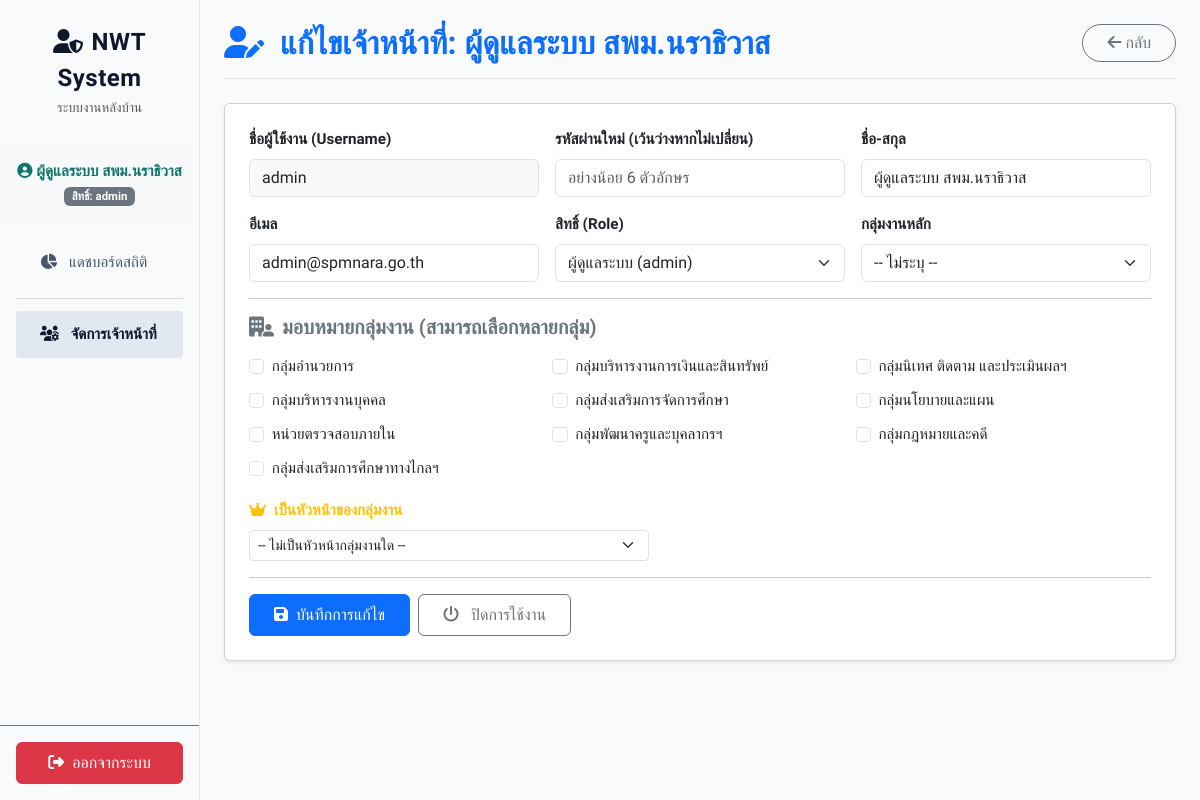
The app's page /admin/officer/edit?id=1 (signed in) with its own data.
### tables this page shows
CREATE TABLE IF NOT EXISTS `officers` (
    `id`            INT AUTO_INCREMENT PRIMARY KEY,
    `username`      VARCHAR(50)  NOT NULL UNIQUE,
    `password_hash` VARCHAR(255) NOT NULL,
    `name`          VARCHAR(255) NOT NULL,
    `email`         VARCHAR(255) NOT NULL UNIQUE,
    `role`          VARCHAR(50)  NOT NULL DEFAULT 'staff',
    `department_id` INT          NULL,
    `active`        TINYINT(1)   DEFAULT 1,
    `created_at`    TIMESTAMP    DEFAULT CURRENT_TIMESTAMP,
    CONSTRAINT `fk_officers_department` FOREIGN KEY (`department_id`) REFERENCES `departments` (`id`) ON DELETE SET NULL
);

CREATE TABLE IF NOT EXISTS `roles` (
    `id`          INT AUTO_INCREMENT PRIMARY KEY,
    `code`        VARCHAR(50)  NOT NULL UNIQUE,
    `name_th`     VARCHAR(255) NOT NULL,
    `description` TEXT         NULL,
    `is_system`   TINYINT(1)   DEFAULT 0,
    `active`      TINYINT(1)   DEFAULT 1,
    `created_at`  TIMESTAMP    DEFAULT CURRENT_TIMESTAMP
);

CREATE TABLE IF NOT EXISTS `departments` (
    `id`          INT AUTO_INCREMENT PRIMARY KEY,
    `code`        VARCHAR(20)  NOT NULL UNIQUE,
    `name_th`     VARCHAR(255) NOT NULL,
    `name_en`     VARCHAR(255) NULL,
    `description` TEXT         NULL,
    `active`      TINYINT(1)   DEFAULT 1,
    `sort_order`  INT          DEFAULT 0,
    `created_at`  TIMESTAMP    DEFAULT CURRENT_TIMESTAMP,
    `updated_at`  TIMESTAMP    DEFAULT CURRENT_TIMESTAMP ON UPDATE CURRENT_TIMESTAMP
);

### public_html/controllers/OfficerController.php (called while the page is built, shortened)
<?php
class OfficerController {
    public function edit() {
        try {
            $id = (int)($_GET['id'] ?? 0);
            $officer = Officer::findById($id);
            $departments = Department::getAll(true);
            $roles = Role::getAll(true);
            $officerDepartments = Officer::getDepartments($id);
            $editMode = true;
            include dirname(__DIR__) . '/views/admin/officer_form.php';
        } catch (Exception $e) {
            http_response_code(404);
            throw new Exception("เกิดข้อผิดพลาด: " . $e->getMessage());
        }
    }
}

### public_html/models/Officer.php (called while the page is built, shortened)
<?php
class Officer {
    public static function findById($id) {
        $db = Database::getConnection();
        $stmt = $db->prepare("
            SELECT o.*, d.name_th AS department_name, d.code AS department_code
            FROM officers o
            LEFT JOIN departments d ON o.department_id = d.id
            WHERE o.id = ? LIMIT 1
        ");
        $stmt->bind_param("i", $id);
        if (!$stmt->execute()) {
            throw new Exception("Execute statement failed: " . $stmt->error);
        }
        $result = $stmt->get_result();
        $row = $result->fetch_assoc();
        return $row ?: null;
    }
    public static function getDepartments($officerId) {
        $db = Database::getConnection();
        $stmt = $db->prepare("
            SELECT d.*, od.is_head, od.assigned_at
            FROM departments d
            JOIN officer_departments od ON d.id = od.department_id
            WHERE od.officer_id = ?
            ORDER BY d.sort_order ASC
        ");
        $stmt->bind_param("i", $officerId);
        if (!$stmt->execute()) {
            throw new Exception("Execute statement failed: " . $stmt->error);
        }
        $result = $stmt->get_result();
        $departments = [];
        return $departments;
    }
}

### public_html/models/Role.php (called while the page is built, shortened)
<?php
class Role {
    public static function getAll($activeOnly = false) {
        $db = Database::getConnection();
        $sql = "SELECT r.*,
                (SELECT COUNT(*) FROM officers o WHERE o.role = r.code) AS officer_count
                FROM roles r";
        if ($activeOnly) {
            $sql .= " WHERE r.active = 1";
        }
        $sql .= " ORDER BY r.id ASC";
        $result = $db->query($sql);
        $roles = [];
        while ($row = $result->fetch_assoc()) {
            $roles[] = $row;
        }
        return $roles;
    }
}

### public_html/models/Department.php (called while the page is built, shortened)
<?php
class Department {
    public static function getAll($activeOnly = false) {
        $db = Database::getConnection();
        $sql = "SELECT d.*,
                (SELECT COUNT(*) FROM officer_departments od WHERE od.department_id = d.id) AS officer_count,
                (SELECT COUNT(*) FROM request_types rt WHERE rt.department_id = d.id) AS service_count
                FROM departments d";
        if ($activeOnly) {
            $sql .= " WHERE d.active = 1";
        }
        $sql .= " ORDER BY d.sort_order ASC, d.name_th ASC";
        $result = $db->query($sql);
        $departments = [];
        while ($row = $result->fetch_assoc()) {
            $departments[] = $row;
        }
        return $departments;
    }
}

### public_html/views/admin/officer_form.php (the view, shortened to what this page needs)
<!DOCTYPE html>
<html lang="th">
<head>
    <link href="https://cdn.jsdelivr.net/npm/bootstrap@5.3.0/dist/css/bootstrap.min.css" rel="stylesheet">
    <link href="https://cdnjs.cloudflare.com/ajax/libs/font-awesome/6.4.0/css/all.min.css" rel="stylesheet">
    <link href="<?= \App\Config\Config::SITE_URL ?>/assets/css/style.css" rel="stylesheet">
</head>
<body>
    <div class="container-fluid">
        <div class="row">
            <div class="col-md-3 col-lg-2 px-0 admin-sidebar d-flex flex-column">
                <div class="p-4 border-bottom border-light text-center">
                    <span class="fs-4 brand-text d-block fw-bold"><i class="fa-solid fa-user-shield me-2"></i>NWT System</span>
                    <span class="text-muted small">ระบบงานหลังบ้าน</span>
                </div>
                <div class="p-3 text-dark border-bottom border-light bg-light text-center">
                    <div class="fw-bold text-dark-green"><i class="fa-solid fa-circle-user me-1"></i><?= esc($_SESSION['officer_name']) ?></div>
                    <span class="badge bg-secondary small mt-1">สิทธิ์: <?= esc($_SESSION['officer_role']) ?></span>
                </div>
                <div class="p-3 flex-grow-1">
                    <nav class="nav flex-column gap-2">
                        <a href="<?= \App\Config\Config::SITE_URL ?>/admin/dashboard" class="admin-sidebar-link"><i class="fa-solid fa-chart-pie me-2"></i> แดชบอร์ดสถิติ</a>
                        <hr class="my-1 border-secondary opacity-25">
                        <a href="<?= \App\Config\Config::SITE_URL ?>/admin/officers" class="admin-sidebar-link active"><i class="fa-solid fa-users-gear me-2"></i> จัดการเจ้าหน้าที่</a>
                    </nav>
                </div>
                <div class="p-3 border-top border-secondary">
                    <a href="<?= \App\Config\Config::SITE_URL ?>/admin/logout" class="btn btn-danger w-100 py-2"><i class="fa-solid fa-right-from-bracket me-2"></i>ออกจากระบบ</a>
                </div>
            </div>
            <div class="col-md-9 col-lg-10 py-4 px-md-4">
                <div class="d-flex justify-content-between align-items-center mb-4 border-bottom pb-3">
                    <div>
                        <h2 class="fw-bold mb-0 text-primary">
                            <i class="fa-solid fa-<?= $editMode ? 'user-pen' : 'user-plus' ?> me-2"></i>
                            <?= $editMode ? 'แก้ไขเจ้าหน้าที่: ' . esc($officer['name']) : 'เพิ่มเจ้าหน้าที่ใหม่' ?>
                        </h2>
                    </div>
                    <a href="<?= \App\Config\Config::SITE_URL ?>/admin/officers" class="btn btn-outline-secondary rounded-pill px-4">
                        <i class="fa-solid fa-arrow-left me-1"></i>กลับ
                    </a>
                </div>
                <div class="card shadow-sm">
                    <div class="card-body p-4">
                        <form method="POST">
                            <div class="row g-3">
                                <div class="col-md-4">
                                    <label class="form-label fw-bold">ชื่อผู้ใช้งาน (Username)</label>
                                    <?php if ($editMode): ?>
                                    <input type="text" class="form-control bg-light" value="<?= esc($officer['username']) ?>" disabled>
                                    <?php else: ?>
                                    <input type="text" name="username" class="form-control" required placeholder="username">
                                    <?php endif; ?>
                                </div>
                                <div class="col-md-4">
                                    <label class="form-label fw-bold"><?= $editMode ? 'รหัสผ่านใหม่ (เว้นว่างหากไม่เปลี่ยน)' : 'รหัสผ่าน' ?></label>
                                    <input type="password" name="password" class="form-control" <?= $editMode ? '' : 'required' ?> minlength="6" placeholder="อย่างน้อย 6 ตัวอักษร">
                                </div>
                                <div class="col-md-4">
                                    <label class="form-label fw-bold">ชื่อ-สกุล</label>
                                    <input type="text" name="name" class="form-control" required value="<?= esc($officer['name'] ?? '') ?>">
                                </div>
                                <div class="col-md-4">
                                    <label class="form-label fw-bold">อีเมล</label>
                                    <input type="email" name="email" class="form-control" required value="<?= esc($officer['email'] ?? '') ?>">
                                </div>
                                <div class="col-md-4">
                                    <label class="form-label fw-bold">สิทธิ์ (Role)</label>
                                    <select name="role" class="form-select" required>
                                        <?php foreach ($roles as $r): ?>
                                        <option value="<?= esc($r['code']) ?>" <?= (($officer['role'] ?? 'staff') === $r['code']) ? 'selected' : '' ?>>
                                            <?= esc($r['name_th']) ?> (<?= esc($r['code']) ?>)
                                        </option>
                                        <?php endforeach; ?>
                                    </select>
                                </div>
                                <div class="col-md-4">
                                    <label class="form-label fw-bold">กลุ่มงานหลัก</label>
                                    <select name="department_id" class="form-select">
                                        <option value="">-- ไม่ระบุ --</option>
                                    </select>
                                </div>
                            </div>
                            <hr>
                            <h5 class="fw-bold text-secondary mb-3"><i class="fa-solid fa-building-user me-2"></i>มอบหมายกลุ่มงาน (สามารถเลือกหลายกลุ่ม)</h5>
                            <?php
                                $assignedDeptIds = array_column($officerDepartments, 'id');
                            ?>
                            <div class="row g-2 mb-3">
                                <?php foreach ($departments as $d): ?>
                                <div class="col-md-4">
                                    <div class="form-check">
                                        <input class="form-check-input" type="checkbox" name="departments[]" value="<?= $d['id'] ?>"
                                               id="dept_<?= $d['id'] ?>" <?= in_array($d['id'], $assignedDeptIds) ? 'checked' : '' ?>>
                                        <label class="form-check-label" for="dept_<?= $d['id'] ?>"><?= esc($d['name_th']) ?></label>
                                    </div>
                                </div>
                                <?php endforeach; ?>
                            </div>
                            <div class="mb-3">
                                <label class="form-label fw-bold text-warning"><i class="fa-solid fa-crown me-2"></i>เป็นหัวหน้าของกลุ่มงาน</label>
                                <select name="head_department_id" class="form-select form-select-sm" style="max-width: 400px;">
                                    <option value="">-- ไม่เป็นหัวหน้ากลุ่มงานใด --</option>
                                </select>
                            </div>
                            <hr>
                            <div class="d-flex gap-2">
                                <button type="submit" class="btn btn-primary px-4 py-2">
                                    <i class="fa-solid fa-save me-2"></i><?= $editMode ? 'บันทึกการแก้ไข' : 'สร้างเจ้าหน้าที่' ?>
                                </button>
                                <?php if ($editMode): ?>
                                </form>
                                <form method="POST">
                                    <button type="submit" class="btn btn-outline-secondary px-4 py-2">
                                        <i class="fa-solid fa-power-off me-2"></i>
                                        <?= (isset($officer['active']) && $officer['active']) ? 'ปิดการใช้งาน' : 'เปิดการใช้งาน' ?>
                                    </button>
                                </form>
                                <?php else: ?>
                                </form>
                                <?php endif; ?>
                            </div>
                    </div>
                </div>
            </div>
        </div>
</body>
</html>

### public_html/assets/css/style.css (style rules this page uses)
:root { --primary: #0f766e; --primary-light: #14b8a6; --primary-dark: #115e59; --secondary: #f59e0b; --success: #10b981; --danger: #ef4444; --warning: #f59e0b; --info: #0ea5e9; --bg-light: #f8fafc; --bg-card: #ffffff; --text-main: #1e293b; --text-muted: #64748b; --border-color: #e2e8f0; --radius-sm: 8px; --radius-md: 12px; --radius-lg: 20px; --shadow-sm: 0 1px 3px 0 rgb(0 0 0 / 0.05); --shadow-md: 0 4px 6px -1px rgb(0 0 0 / 0.05), 0 2px 4px -2px rgb(0 0 0 / 0.05); --shadow-lg: 0 10px 25px -5px rgb(0 0 0 / 0.05), 0 8px 10px -6px rgb(0 0 0 / 0.05); }
body { font-family: 'Sarabun', 'Outfit', sans-serif; background-color: var(--bg-light); color: var(--text-main); overflow-x: hidden; font-size: 0.95rem; }
.brand-text { font-weight: 700; letter-spacing: 0.5px; color: #0f172a !important; }
.admin-sidebar { background-color: #f8fafc; color: #1e293b; min-height: auto; box-shadow: none; border-right: none; border-bottom: 1px solid var(--border-color); }
@media (min-width: 768px) { .admin-sidebar { min-height: 100vh; border-right: 1px solid var(--border-color); border-bottom: none; } }
.admin-sidebar-link { color: #475569; display: block; padding: 0.75rem 1.5rem; text-decoration: none; transition: all 0.2s ease; border-radius: 4px; }
.admin-sidebar-link:hover, .admin-sidebar-link.active { background-color: #e2e8f0; color: #0f172a; font-weight: 600; }
.text-dark-green { color: var(--primary); }

### records on screen
officers: name "ผู้ดูแลระบบ สพม.นราธิวาส", username "admin", email "admin@spmnara.go.th", role "ผู้ดูแลระบบ (admin)"
departments: name_th "กลุ่มอำนวยการ"
departments: name_th "กลุ่มบริหารงานการเงินและสินทรัพย์"
departments: name_th "กลุ่มนิเทศ ติดตาม และประเมินผลฯ"
departments: name_th "กลุ่มบริหารงานบุคคล"
departments: name_th "กลุ่มส่งเสริมการจัดการศึกษา"
departments: name_th "กลุ่มนโยบายและแผน"
departments: name_th "หน่วยตรวจสอบภายใน"
departments: name_th "กลุ่มพัฒนาครูและบุคลากรฯ"
departments: name_th "กลุ่มกฎหมายและคดี"
departments: name_th "กลุ่มส่งเสริมการศึกษาทางไกลฯ"

### other values on screen
$_SESSION['officer_name'] "ผู้ดูแลระบบ สพม.นราธิวาส"
$_SESSION['officer_role'] "admin"
